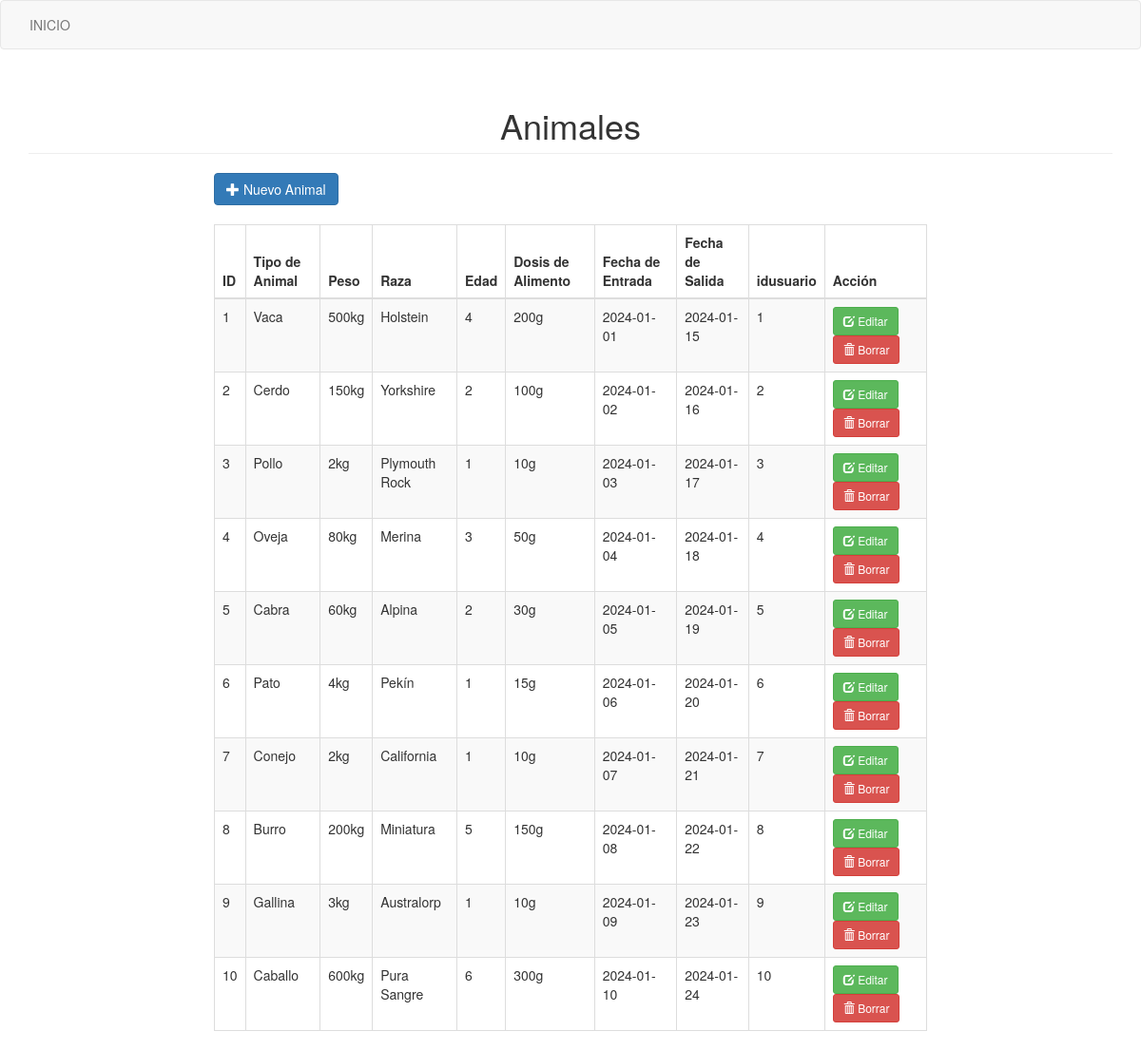
Page /admin/animales.php on the committed database.
### tables this page shows
CREATE TABLE animales (
     Idanimal INT(11) NOT NULL AUTO_INCREMENT,
     tipo_animal VARCHAR(45),
     peso VARCHAR(45),
     raza VARCHAR(45),
     edad INT(11),
     dosis_alimento VARCHAR(45),
     fecha_entrada DATE,
     fecha_salida DATE,
     idusuarios INT,
     PRIMARY KEY (Idanimal),
     CONSTRAINT fk_Usuarios FOREIGN KEY (idusuarios) REFERENCES usuarios(id)
 );

### admin/animales.php (the view, shortened to what this page needs)
<!DOCTYPE html>
<html>
<head>
    <link rel="stylesheet" type="text/css" href="bootstrap/css/bootstrap.min.css">
</head>
<body>
<nav class="navbar navbar-default">
  <div class="collapse navbar-collapse" id="bs-example-navbar-collapse-1">
      <ul class="nav navbar-nav">
        <li ><a href="../indexxx.php">INICIO <span class="sr-only">(current)</span></a></li>
      </ul>
</nav>
<div class="container">
    <h1 class="page-header text-center">Animales</h1>
    <div class="row">
        <div class="col-sm-8 col-sm-offset-2">
            <a href="agreanimal.php" class="btn btn-primary" data-toggle="modal"><span class="glyphicon glyphicon-plus"></span> Nuevo Animal</a>
            <table class="table table-bordered table-striped" style="margin-top:20px;">
                <thead>
                    <th>ID</th>
                    <th>Tipo de Animal</th>
                    <th>Peso</th>
                    <th>Raza</th>
                    <th>Edad</th>
                    <th>Dosis de Alimento</th>
                    <th>Fecha de Entrada</th>
                    <th>Fecha de Salida</th>
                    <th>idusuario</th>
                    <th>Acción</th>
                </thead>
                <tbody>
                    <?php
                        $database = new Connection();
                        $db = $database->open();
                        try{
                            $sql = 'SELECT * FROM animales';
                            foreach ($db->query($sql) as $row) {
                                ?>
                                <tr>
                                    <td><?php echo $row['Idanimal']; ?></td>
                                    <td><?php echo $row['tipo_animal']; ?></td>
                                    <td><?php echo $row['peso']; ?></td>
                                    <td><?php echo $row['raza']; ?></td>
                                    <td><?php echo $row['edad']; ?></td>
                                    <td><?php echo $row['dosis_alimento']; ?></td>
                                    <td><?php echo $row['fecha_entrada']; ?></td>
                                    <td><?php echo $row['fecha_salida']; ?></td>
                                    <td><?php echo $row['idusuarios']; ?></td>
                                    <td>
                                        <a href="editanimal.php?id=<?php echo $row['Idanimal'] ?>iduaurios=<?php echo $row['idusuarios']; ?>" class="btn btn-success btn-sm" data-toggle="modal"><span class="glyphicon glyphicon-edit"></span> Editar</a>
                                        <a href="borraranimal.php?id=<?php echo $row['Idanimal']; ?>" class="btn btn-danger btn-sm"><span class="glyphicon glyphicon-trash"></span> Borrar</a>
                                    </td>
                                </tr>
                                <?php
                            }
                        }
                        catch(PDOException $e){
                            echo "Hubo un problema en la conexión: " . $e->getMessage();
                        }
                    ?>
                </tbody>
            </table>
        </div>
    </div>
</div>
</body>
</html>

### rows in the picture
animales: Idanimal "1", tipo_animal "Vaca", peso "500kg", raza "Holstein", edad "4", dosis_alimento "200g", fecha_entrada "2024-01-01", fecha_salida "2024-01-15", idusuarios "1"
animales: Idanimal "2", tipo_animal "Cerdo", peso "150kg", raza "Yorkshire", edad "2", dosis_alimento "100g", fecha_entrada "2024-01-02", fecha_salida "2024-01-16", idusuarios "2"
animales: Idanimal "3", tipo_animal "Pollo", peso "2kg", raza "Plymouth Rock", edad "1", dosis_alimento "10g", fecha_entrada "2024-01-03", fecha_salida "2024-01-17", idusuarios "3"
animales: Idanimal "4", tipo_animal "Oveja", peso "80kg", raza "Merina", edad "3", dosis_alimento "50g", fecha_entrada "2024-01-04", fecha_salida "2024-01-18", idusuarios "4"
animales: Idanimal "5", tipo_animal "Cabra", peso "60kg", raza "Alpina", edad "2", dosis_alimento "30g", fecha_entrada "2024-01-05", fecha_salida "2024-01-19", idusuarios "5"
animales: Idanimal "6", tipo_animal "Pato", peso "4kg", raza "Pekín", edad "1", dosis_alimento "15g", fecha_entrada "2024-01-06", fecha_salida "2024-01-20", idusuarios "6"
animales: Idanimal "7", tipo_animal "Conejo", peso "2kg", raza "California", edad "1", dosis_alimento "10g", fecha_entrada "2024-01-07", fecha_salida "2024-01-21", idusuarios "7"
animales: Idanimal "8", tipo_animal "Burro", peso "200kg", raza "Miniatura", edad "5", dosis_alimento "150g", fecha_entrada "2024-01-08", fecha_salida "2024-01-22", idusuarios "8"
animales: Idanimal "9", tipo_animal "Gallina", peso "3kg", raza "Australorp", edad "1", dosis_alimento "10g", fecha_entrada "2024-01-09", fecha_salida "2024-01-23", idusuarios "9"
animales: Idanimal "10", tipo_animal "Caballo", peso "600kg", raza "Pura Sangre", edad "6", dosis_alimento "300g", fecha_entrada "2024-01-10", fecha_salida "2024-01-24", idusuarios "10"
